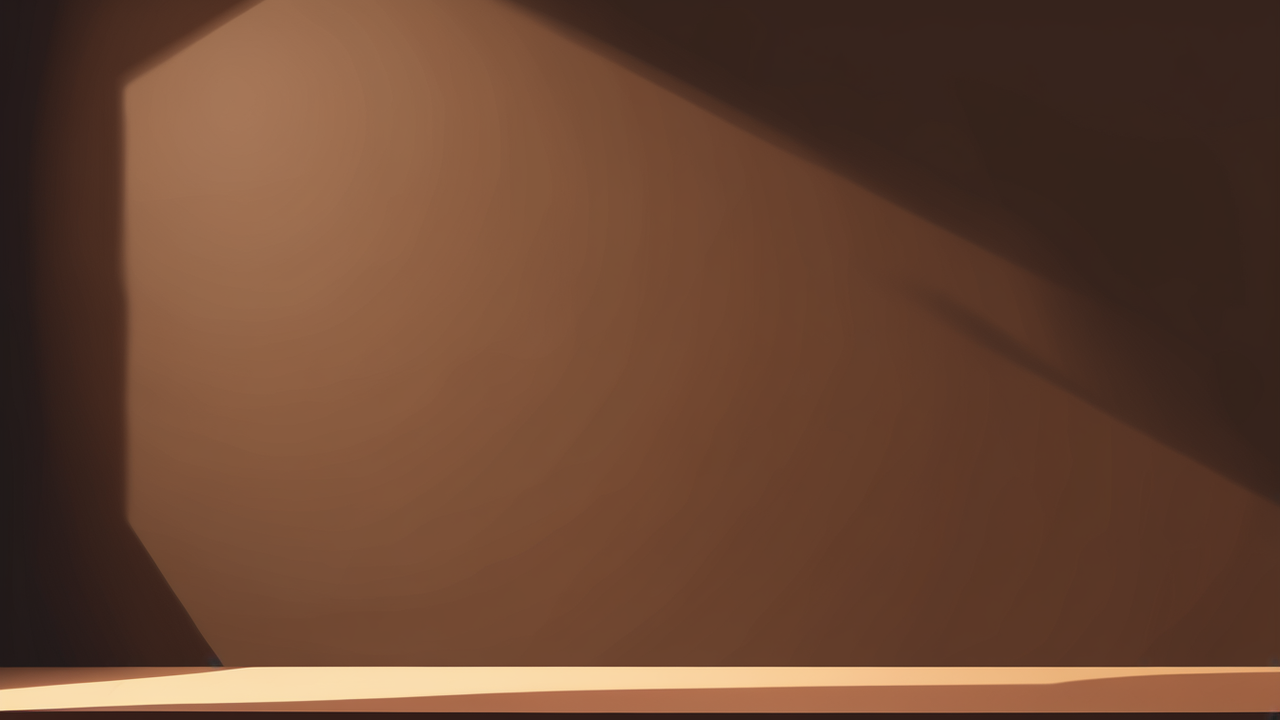
#> input picture art/game/ENV-ROOM.png, 1280 x 720 px, found by its file name
$ python batch2_review.py ../art/game/ENV-ROOM.png ../art/game/ENV-TABLE.png
#> lines starting #> are read from the running program, lines starting #| are printed output that depends on the picture
#!/usr/bin/env python3
"""Build the Batch 2 review images and contrast numbers.

Usage: python3 tools/batch2_review.py GAME_DIR EVIDENCE_DIR

GAME_DIR holds the processed files (ENV-ROOM.png, ENV-TABLE.png, ENV-PLATE.png, ENV-SAUCE.png,
ENV-FORK.png, ENV-DOME.png and the CHAR-*.png cut-outs). Writes:
  batch2-mock-scene.png   1280 x 720 mock of the slice at the proposed game sizes (layout only;
                          the fork shadow is a placeholder ellipse, as the real one is code-drawn)
  batch2-table-seam.png   the table strip tiled 3x at game height, seams marked above the strip
  batch2-sprites.png      plate, sauce, fork, dome over the jelly, at game size and 3x, on the
                          table color and on the room's mean color
  batch2-poses.png        all 12 pose cut-outs at 64 px cube scale on the table color and room
  batch2-review.png       all of the above stacked
Prints the scale used for each asset and luminance contrast ratios (WCAG formula).
"""
import os
import sys

import numpy as np
from PIL import Image, ImageDraw, ImageFont

TABLE_H = 200          # table strip height in game px
TABLE_TOP = 720 - TABLE_H
PLATE_W = 200
SAUCE_W = 120
FORK_HEAD_W = 70
DOME_W = 180
CUBE = 64              # jelly cube in game px
REF_W = 604            # CHAR-REF measured width in source px (= 64 game px)
JELLY = (60, 207, 196)
JELLY_OUTLINE = (15, 52, 64)
TABLE_PLACEHOLDER = (42, 35, 32)


def font(size):
    try:
        return ImageFont.load_default(size=size)
    except TypeError:
        return ImageFont.load_default()


def label(img, text, xy, size=18, fill=(255, 255, 255)):
    d = ImageDraw.Draw(img)
    x, y = xy
    d.text((x + 1, y + 1), text, font=font(size), fill=(0, 0, 0))
    d.text((x, y), text, font=font(size), fill=fill)


def scaled(im, factor):
    w, h = max(1, round(im.width * factor)), max(1, round(im.height * factor))
    return im.resize((w, h), Image.LANCZOS)


def obj_box(im):
    return im.getchannel("A").getbbox()


def trim(im):
    return im.crop(obj_box(im))


def rel_lum(rgb):
    c = np.array(rgb, float) / 255
    c = np.where(c <= 0.03928, c / 12.92, ((c + 0.055) / 1.055) ** 2.4)
    return 0.2126 * c[0] + 0.7152 * c[1] + 0.0722 * c[2]


def contrast(a, b):
    la, lb = sorted([rel_lum(a), rel_lum(b)], reverse=True)
    return (la + 0.05) / (lb + 0.05)


def mean_rgb(im):
    a = np.asarray(im.convert("RGBA")).astype(float)
    m = a[..., 3] > 200
    return tuple(a[..., :3][m].mean(0).round().astype(int).tolist())


def fork_long(fork, factor, total_h):
    """Fork at game scale with the uniform handle stretched so it reaches total_h px."""
    f = scaled(trim(fork), factor)
    if f.height >= total_h:
        return f
    cut = int(f.height * 0.35)              # top 35% is the straight handle
    handle = f.crop((0, 0, f.width, cut)).resize((f.width, cut + total_h - f.height), Image.LANCZOS)
    out = Image.new("RGBA", (f.width, total_h), (0, 0, 0, 0))
    out.alpha_composite(handle, (0, 0))
    out.alpha_composite(f.crop((0, cut, f.width, f.height)), (0, handle.height))
    return out


def main():
    if len(sys.argv) != 3:
        sys.exit(__doc__)
    gd, ev = sys.argv[1], sys.argv[2]
    os.makedirs(ev, exist_ok=True)
    ld = lambda n: Image.open(os.path.join(gd, n)).convert("RGBA")
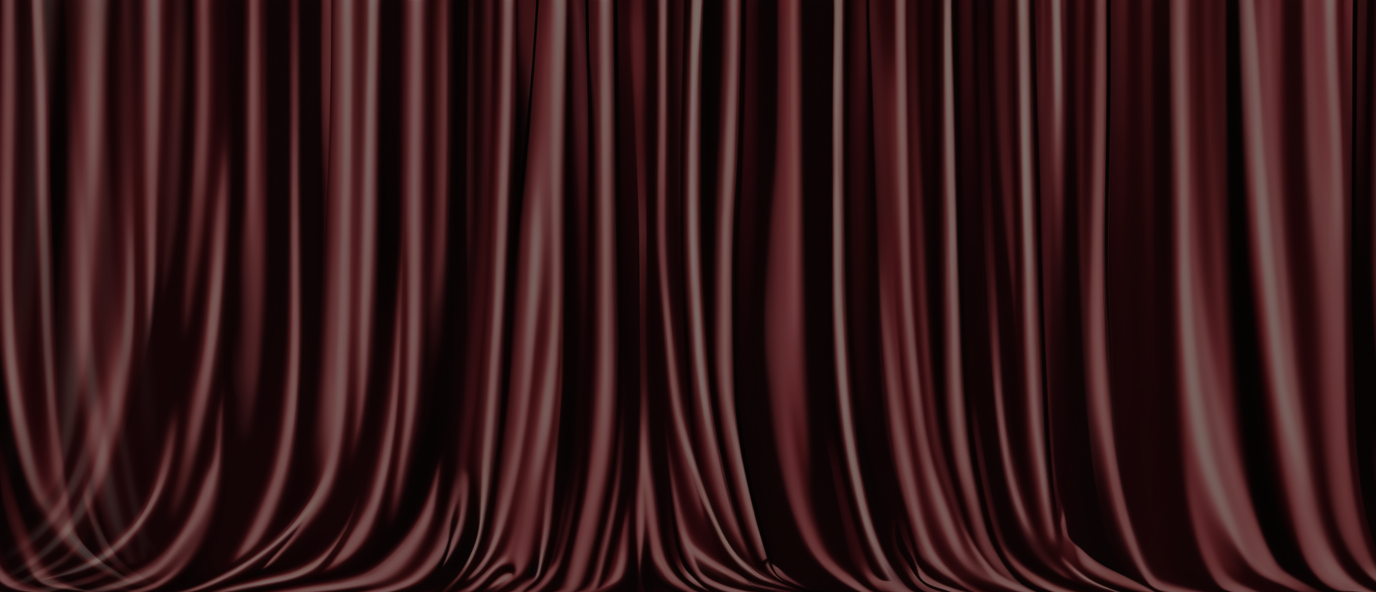
#> input picture art/game/ENV-TABLE.png, 1376 x 592 px, found by its file name
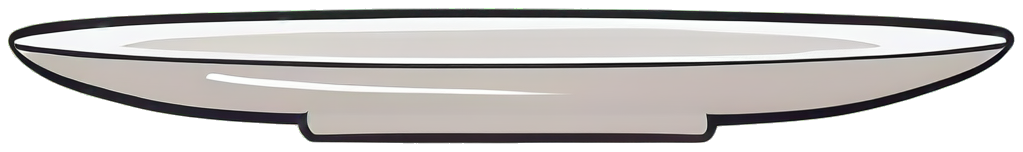
#> input picture art/game/ENV-PLATE.png, 1023 x 152 px, found by its file name
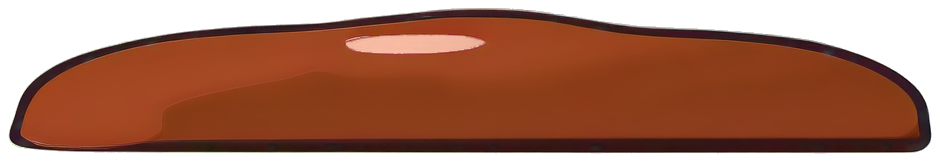
#> input picture art/game/ENV-SAUCE.png, 940 x 162 px, found by its file name
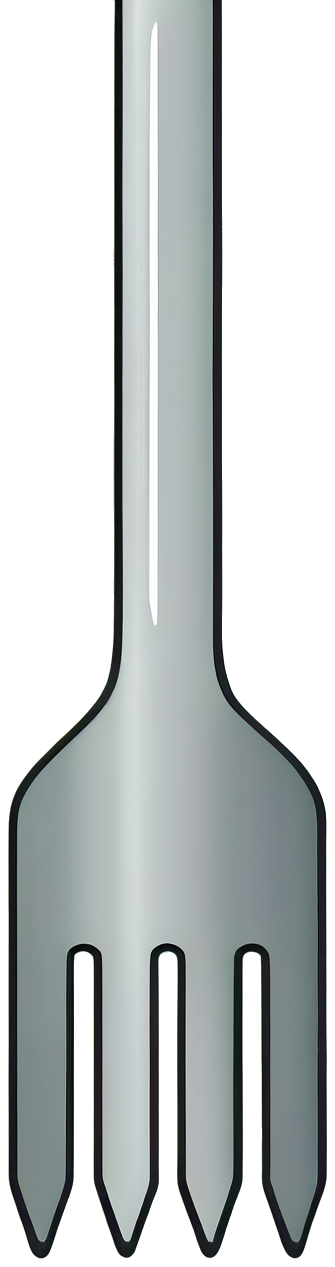
#> input picture art/game/ENV-FORK.png, 335 x 1267 px, found by its file name
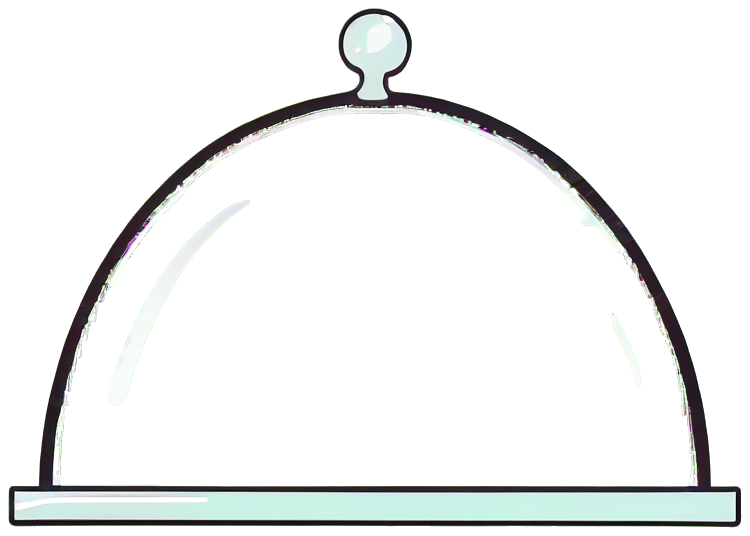
#> input picture art/game/ENV-DOME.png, 750 x 536 px, found by its file name
    room, table = ld("ENV-ROOM.png"), ld("ENV-TABLE.png")
    plate, sauce, fork, dome = ld("ENV-PLATE.png"), ld("ENV-SAUCE.png"), ld("ENV-FORK.png"), ld("ENV-DOME.png")
#> plate is the input picture: PIL image 1023x152 RGBA; mean R, G, B, A 119.2, 116.3, 114.5, 174.9
#> sauce is the input picture: PIL image 940x162 RGBA; mean R, G, B, A 94.3, 42.7, 22.2, 181.6
#> fork is the input picture: PIL image 335x1267 RGBA; mean R, G, B, A 72.5, 77, 76.9, 132
#> dome is the input picture: PIL image 750x536 RGBA; mean R, G, B, A 20.9, 22.4, 21.9, 36.6
#> (the run stopped early here; a loop or call above may not have finished)
